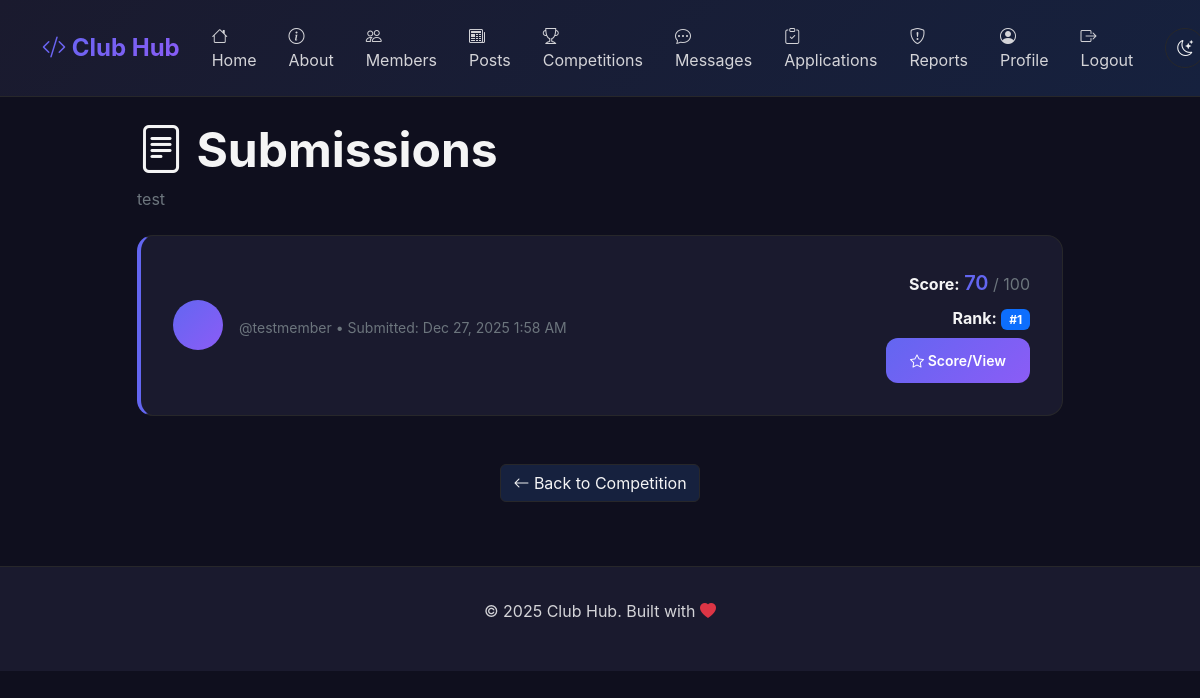
Page /competitions/1/submissions/ (signed in) on the committed database.
### competitions/models.py (models this page shows, shortened)
class Competition(models.Model):
    STATUS_CHOICES = [
        ('upcoming', 'Upcoming'),
        ('active', 'Active'),
        ('completed', 'Completed'),
    ]
    title = models.CharField(max_length=200)
    description = models.TextField()
    start_date = models.DateTimeField()
    end_date = models.DateTimeField()
    status = models.CharField(max_length=20, choices=STATUS_CHOICES, default='upcoming')
    max_score = models.PositiveIntegerField(default=100)
    created_by = models.ForeignKey(
        settings.AUTH_USER_MODEL,
        on_delete=models.CASCADE,
        related_name='created_competitions'
    )
    created_at = models.DateTimeField(auto_now_add=True)
    class Meta:
        ordering = ['-start_date']

class Submission(models.Model):
    competition = models.ForeignKey(
        Competition,
        on_delete=models.CASCADE,
        related_name='submissions'
    )
    user = models.ForeignKey(
        settings.AUTH_USER_MODEL,
        on_delete=models.CASCADE,
        related_name='submissions'
    )
    solution = models.TextField(help_text="Code or text solution")
    score = models.PositiveIntegerField(default=0)
    rank = models.PositiveIntegerField(null=True, blank=True)
    submitted_at = models.DateTimeField(auto_now_add=True)
    scored_by = models.ForeignKey(
        settings.AUTH_USER_MODEL,
        on_delete=models.SET_NULL,
        null=True,
        blank=True,
        related_name='scored_submissions'
    )
    scored_at = models.DateTimeField(null=True, blank=True)
    feedback = models.TextField(blank=True)
    class Meta:
        ordering = ['-score', 'submitted_at']
        unique_together = ['competition', 'user']

### accounts/models.py (models this page shows, shortened)
class User(AbstractUser):
    ROLE_CHOICES = [
        ('admin', 'Admin'),
        ('member', 'Member'),
    ]
    role = models.CharField(
        max_length=10,
        choices=ROLE_CHOICES,
        default='member',
        help_text="User role: Admin (full access) or Member (limited access)"
    )
    email = models.EmailField(
        unique=True,
        help_text="Must be unique across all users"
    )
    class Meta:
        ordering = ['-date_joined']
        verbose_name = 'User'
        verbose_name_plural = 'Users'
    @property
    def is_admin(self):
        return self.role == 'admin'

### competitions/views.py (the view)
    def wrapper(request, *args, **kwargs):
        if not request.user.is_authenticated:
            messages.error(request, 'Please login to access this page.')
            return redirect('accounts:login')
        if not request.user.is_admin:
            messages.error(request, 'You do not have permission to access this page.')
            return redirect('core:home')
        return view_func(request, *args, **kwargs)

### competitions/views.py (called while the page is built)
def admin_required(view_func):
    def wrapper(request, *args, **kwargs):
        if not request.user.is_authenticated:
            messages.error(request, 'Please login to access this page.')
            return redirect('accounts:login')
        if not request.user.is_admin:
            messages.error(request, 'You do not have permission to access this page.')
            return redirect('core:home')
        return view_func(request, *args, **kwargs)
    return wrapper

@admin_required
def submissions_list(request, pk):
    competition = get_object_or_404(Competition, pk=pk)
    submissions = competition.submissions.select_related('user').all()
    context = {
        'competition': competition,
        'submissions': submissions,
    }
    return render(request, 'competitions/submissions.html', context)

### competitions/templates/competitions/submissions.html (shortened to what this page needs)
{% extends 'base.html' %}
{% block content %}
<div class="row justify-content-center">
    <div class="col-lg-10">
        <div class="d-flex justify-content-between align-items-center mb-4">
            <div>
                <h1 class="display-5 fw-bold"><i class="bi bi-file-text"></i> Submissions</h1>
                <p class="text-secondary mb-0">{{ competition.title }}</p>
            </div>
        </div>
        {% if submissions %}
            <div class="row g-4">
                {% for sub in submissions %}
                    <div class="col-12">
                        <div class="card-custom" style="border-left: 4px solid var(--accent-primary);">
                            <div class="d-flex justify-content-between align-items-center flex-wrap gap-3">
                                <div class="d-flex align-items-center gap-3 flex-grow-1">
                                    <div class="rounded-circle d-flex align-items-center justify-content-center"
                                         style="width: 50px; height: 50px; background: linear-gradient(135deg, #6366f1, #8b5cf6); color: white; font-weight: 600; font-size: 1.25rem;">
                                    </div>
                                    <div class="flex-grow-1">
                                        <p class="mb-0 small text-secondary">
                                            @{{ sub.user.username }} • Submitted: {{ sub.submitted_at|date:"M d, Y g:i A" }}
                                        </p>
                                    </div>
                                </div>
                                <div class="text-end">
                                    <div class="mb-2">
                                        <strong style="color: var(--text-primary);">Score:</strong>
                                        <span style="color: var(--accent-primary); font-size: 1.25rem; font-weight: 600;">{{ sub.score }}</span>
                                        <span class="text-secondary">/ {{ competition.max_score }}</span>
                                    </div>
                                    <div class="mb-2">
                                        <strong style="color: var(--text-primary);">Rank:</strong>
                                        <span class="badge bg-primary">#{{ sub.rank|default:"Unranked" }}</span>
                                    </div>
                                    <a href="{% url 'competitions:score_submission' sub.pk %}" class="btn btn-primary btn-sm">
                                        <i class="bi bi-star"></i> Score/View
                                    </a>
                                </div>
                            </div>
                        </div>
                    </div>
                {% endfor %}
            </div>
        {% else %}
            <div class="card-custom text-center py-5">
                <i class="bi bi-inbox display-1 text-secondary mb-3"></i>
                <h4>No Submissions Yet</h4>
                <p class="text-secondary mb-0">Submissions will appear here once members start submitting solutions</p>
            </div>
        {% endif %}
        <div class="text-center mt-5">
            <a href="{% url 'competitions:detail' competition.pk %}" class="btn btn-secondary">
                <i class="bi bi-arrow-left"></i> Back to Competition
            </a>
        </div>
    </div>
</div>
{% endblock %}

### templates/base.html (style rules this page uses)
:root[data-theme="dark"] { --bg-primary: #0f0f1e; --bg-secondary: #1a1a2e; --bg-tertiary: #16213e; --text-primary: #f4f4f5; --text-secondary: #d4d4d8; --text-muted: #a1a1aa; --accent-primary: #6366f1; --accent-secondary: #8b5cf6; --border-color: #27272a; --success: #10b981; --warning: #f59e0b; --danger: #ef4444; --input-bg: #1a1a2e; --input-text: #f4f4f5; }
* { margin: 0; padding: 0; box-sizing: border-box; }
body { background: var(--bg-primary); color: var(--text-primary); font-family: 'Inter', -apple-system, BlinkMacSystemFont, 'Segoe UI', sans-serif; min-height: 100vh; transition: background 0.3s, color 0.3s; }
.btn-primary { background: linear-gradient(135deg, var(--accent-primary), var(--accent-secondary)); border: none; padding: 0.75rem 1.5rem; border-radius: 12px; font-weight: 600; transition: transform 0.3s, box-shadow 0.3s; color: white !important; }
.btn-secondary, .btn-outline-secondary { background: var(--bg-tertiary); border: 1px solid var(--border-color); color: var(--text-primary) !important; }
.card-custom { background: var(--bg-secondary); border: 1px solid var(--border-color); border-radius: 16px; padding: 2rem; transition: transform 0.3s, box-shadow 0.3s; }

### rows in the picture
Competition: title "test", max_score "100"
Submission: user.username "testmember", submitted_at "Dec 27, 2025 1:58 AM", score "70", rank "1"
